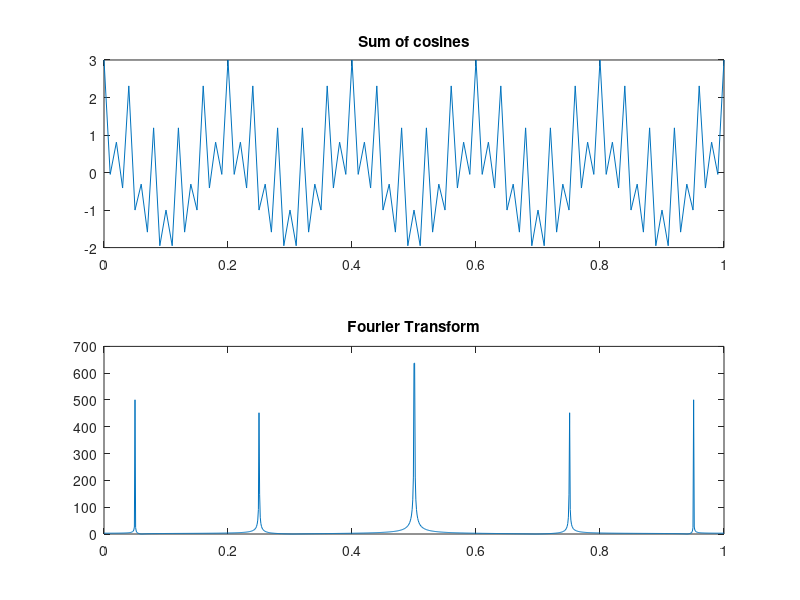

Write MATLAB code to recreate this figure.
clear;
pkg load signal;

brief = [0:0.01:1];
f = cos(2*pi*5*brief);
g = cos(2*pi*25*brief);
h = cos(2*pi*50*brief);
c_brief = f + g + h;
figure(1);
subplot(2,1,1); plot(brief, c_brief); title("Sum of cosines");
long = [0:0.01:10];
f = cos(2*pi*5*long);
g = cos(2*pi*25*long);
h = cos(2*pi*50*long);
c_long = f + g + h;
FT = fft(c_long);
u = [0:0.001:1];
subplot(2,1,2); plot(u, abs(FT)); title("Fourier Transform");
pause;
%print -depslatex -mono "-S800,600" "cosineSumFT.tex";
